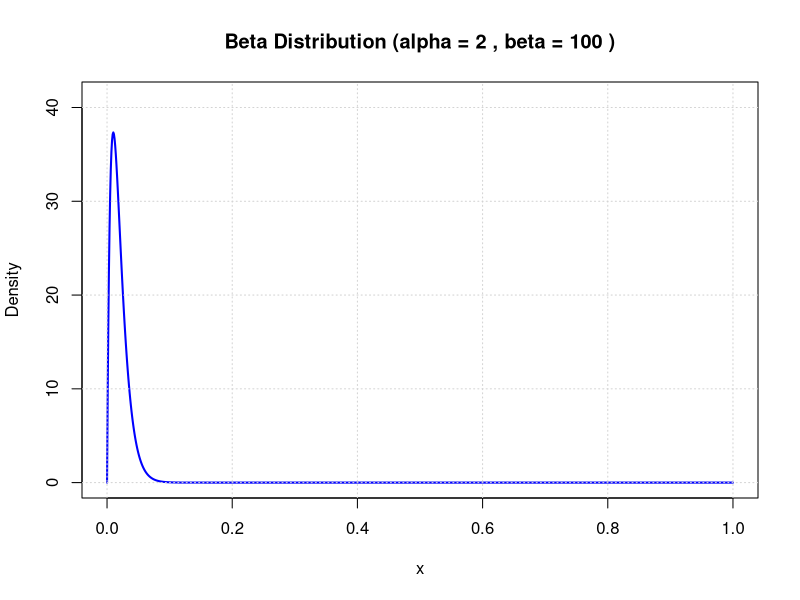

R code for this plot:
# Function to plot Beta distribution
plot_beta <- function(alpha, beta, x_min = 0, x_max = 1, n_points = 1000) {
  # Input validation
  if (alpha <= 0 || beta <= 0) {
    stop("Alpha and Beta must be positive values.")
  }
  
  # Generate x values
  x <- seq(x_min, x_max, length.out = n_points)
  
  # Compute Beta density
  y <- dbeta(x, shape1 = alpha, shape2 = beta)
  
  # Create the plot
  plot(x, y, type = "l", col = "blue", lwd = 2,
       main = paste("Beta Distribution (alpha =", alpha, ", beta =", beta, ")"),
       xlab = "x", ylab = "Density",
       ylim = c(0, max(y) * 1.1))
  
  # Add a grid for better visualization
  grid()
}

# Example usage:
# Plot Beta(2, 5)
plot_beta(2, 100)
